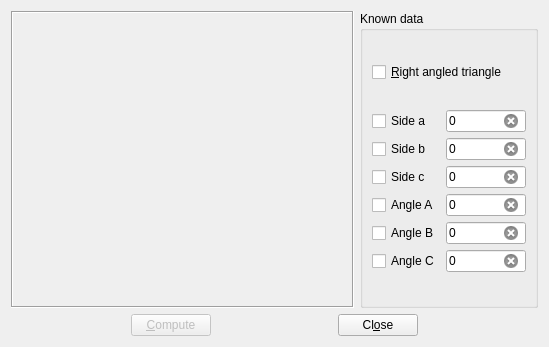
<?xml version="1.0" encoding="UTF-8"?>
<ui version="4.0">
 <class>TriangleDialog</class>
 <widget class="QDialog" name="TriangleDialog">
  <property name="geometry">
   <rect>
    <x>0</x>
    <y>0</y>
    <width>549</width>
    <height>347</height>
   </rect>
  </property>
  <property name="windowTitle">
   <string>Dialog</string>
  </property>
  <layout class="QVBoxLayout" name="verticalLayout_2">
   <item>
    <layout class="QHBoxLayout" name="horizontalLayout_2">
     <item>
      <widget class="QLabel" name="picLabel">
       <property name="minimumSize">
        <size>
         <width>343</width>
         <height>0</height>
        </size>
       </property>
       <property name="frameShape">
        <enum>QFrame::Box</enum>
       </property>
       <property name="frameShadow">
        <enum>QFrame::Sunken</enum>
       </property>
       <property name="midLineWidth">
        <number>0</number>
       </property>
       <property name="text">
        <string/>
       </property>
       <property name="pixmap">
        <pixmap resource="application.qrc">:/images/trig.png</pixmap>
       </property>
      </widget>
     </item>
     <item>
      <widget class="QGroupBox" name="groupBox">
       <property name="title">
        <string>Known data</string>
       </property>
       <layout class="QVBoxLayout" name="verticalLayout">
        <item>
         <widget class="QCheckBox" name="rightTriangleCheckBox">
          <property name="text">
           <string>&amp;Right angled triangle</string>
          </property>
         </widget>
        </item>
        <item>
         <layout class="QGridLayout" name="gridLayout">
          <item row="1" column="0">
           <widget class="QCheckBox" name="aCheckBox">
            <property name="text">
             <string>Side a</string>
            </property>
           </widget>
          </item>
          <item row="3" column="0">
           <widget class="QCheckBox" name="bCheckBox">
            <property name="text">
             <string>Side b</string>
            </property>
           </widget>
          </item>
          <item row="4" column="0">
           <widget class="QCheckBox" name="cCheckBox">
            <property name="text">
             <string>Side c</string>
            </property>
           </widget>
          </item>
          <item row="5" column="0">
           <widget class="QCheckBox" name="aACheckBox">
            <property name="text">
             <string>Angle A</string>
            </property>
           </widget>
          </item>
          <item row="6" column="0">
           <widget class="QCheckBox" name="aBCheckBox">
            <property name="text">
             <string>Angle B</string>
            </property>
           </widget>
          </item>
          <item row="7" column="0">
           <widget class="QCheckBox" name="aCCheckBox">
            <property name="text">
             <string>Angle C</string>
            </property>
           </widget>
          </item>
          <item row="1" column="1">
           <widget class="QLineEdit" name="aInput">
            <property name="text">
             <string>0</string>
            </property>
            <property name="maxLength">
             <number>8</number>
            </property>
            <property name="readOnly">
             <bool>true</bool>
            </property>
            <property name="clearButtonEnabled">
             <bool>true</bool>
            </property>
           </widget>
          </item>
          <item row="3" column="1">
           <widget class="QLineEdit" name="bInput">
            <property name="text">
             <string>0</string>
            </property>
            <property name="maxLength">
             <number>8</number>
            </property>
            <property name="readOnly">
             <bool>true</bool>
            </property>
            <property name="clearButtonEnabled">
             <bool>true</bool>
            </property>
           </widget>
          </item>
          <item row="4" column="1">
           <widget class="QLineEdit" name="cInput">
            <property name="text">
             <string>0</string>
            </property>
            <property name="maxLength">
             <number>8</number>
            </property>
            <property name="readOnly">
             <bool>true</bool>
            </property>
            <property name="clearButtonEnabled">
             <bool>true</bool>
            </property>
           </widget>
          </item>
          <item row="5" column="1">
           <widget class="QLineEdit" name="aAInput">
            <property name="text">
             <string>0</string>
            </property>
            <property name="maxLength">
             <number>8</number>
            </property>
            <property name="readOnly">
             <bool>true</bool>
            </property>
            <property name="clearButtonEnabled">
             <bool>true</bool>
            </property>
           </widget>
          </item>
          <item row="6" column="1">
           <widget class="QLineEdit" name="aBInput">
            <property name="text">
             <string>0</string>
            </property>
            <property name="maxLength">
             <number>8</number>
            </property>
            <property name="readOnly">
             <bool>true</bool>
            </property>
            <property name="clearButtonEnabled">
             <bool>true</bool>
            </property>
           </widget>
          </item>
          <item row="7" column="1">
           <widget class="QLineEdit" name="aCInput">
            <property name="text">
             <string>0</string>
            </property>
            <property name="maxLength">
             <number>8</number>
            </property>
            <property name="readOnly">
             <bool>true</bool>
            </property>
            <property name="clearButtonEnabled">
             <bool>true</bool>
            </property>
           </widget>
          </item>
         </layout>
        </item>
       </layout>
      </widget>
     </item>
    </layout>
   </item>
   <item>
    <layout class="QHBoxLayout" name="horizontalLayout">
     <item>
      <spacer name="horizontalSpacer">
       <property name="orientation">
        <enum>Qt::Horizontal</enum>
       </property>
       <property name="sizeHint" stdset="0">
        <size>
         <width>40</width>
         <height>20</height>
        </size>
       </property>
      </spacer>
     </item>
     <item>
      <widget class="QPushButton" name="computeButton">
       <property name="enabled">
        <bool>false</bool>
       </property>
       <property name="text">
        <string>&amp;Compute</string>
       </property>
       <property name="icon">
        <iconset resource="application.qrc">
         <normaloff>:/images/funct.png</normaloff>:/images/funct.png</iconset>
       </property>
       <property name="default">
        <bool>true</bool>
       </property>
      </widget>
     </item>
     <item>
      <spacer name="horizontalSpacer_2">
       <property name="orientation">
        <enum>Qt::Horizontal</enum>
       </property>
       <property name="sizeHint" stdset="0">
        <size>
         <width>40</width>
         <height>20</height>
        </size>
       </property>
      </spacer>
     </item>
     <item>
      <widget class="QPushButton" name="closeButton">
       <property name="text">
        <string>Cl&amp;ose</string>
       </property>
       <property name="icon">
        <iconset resource="application.qrc">
         <normaloff>:/images/window-close.png</normaloff>:/images/window-close.png</iconset>
       </property>
       <property name="autoDefault">
        <bool>false</bool>
       </property>
      </widget>
     </item>
     <item>
      <spacer name="horizontalSpacer_3">
       <property name="orientation">
        <enum>Qt::Horizontal</enum>
       </property>
       <property name="sizeHint" stdset="0">
        <size>
         <width>40</width>
         <height>20</height>
        </size>
       </property>
      </spacer>
     </item>
    </layout>
   </item>
  </layout>
 </widget>
 <tabstops>
  <tabstop>rightTriangleCheckBox</tabstop>
  <tabstop>aCheckBox</tabstop>
  <tabstop>aInput</tabstop>
  <tabstop>bCheckBox</tabstop>
  <tabstop>bInput</tabstop>
  <tabstop>cCheckBox</tabstop>
  <tabstop>cInput</tabstop>
  <tabstop>aACheckBox</tabstop>
  <tabstop>aAInput</tabstop>
  <tabstop>aBCheckBox</tabstop>
  <tabstop>aBInput</tabstop>
  <tabstop>aCCheckBox</tabstop>
  <tabstop>aCInput</tabstop>
  <tabstop>computeButton</tabstop>
  <tabstop>closeButton</tabstop>
 </tabstops>
 <resources>
  <include location="application.qrc"/>
 </resources>
 <connections/>
</ui>
